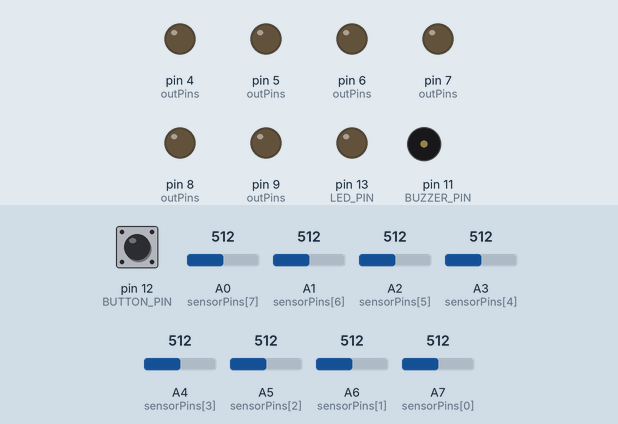
Bench run of a sketch on a simulated Arduino Nano, built with avr-gcc and run on an emulated ATmega328P. On the bench: output pins drawn as LEDs (lit = HIGH), buzzer (waves = sounding, pin HIGH). The inputs (shaded band) are chosen by the test bench; at power-on: pin 12 (BUTTON_PIN) HIGH, A0 (sensorPins[7]) = 512, A1 (sensorPins[6]) = 512, A2 (sensorPins[5]) = 512, A3 (sensorPins[4]) = 512, A4 (sensorPins[3]) = 512, A5 (sensorPins[2]) = 512, A6 (sensorPins[1]) = 512, A7 (sensorPins[0]) = 512.

Above: at 0.8 s.
0.9 s: pin 12 (BUTTON_PIN) pulled LOW for 0.15 s
At 1.41 s:
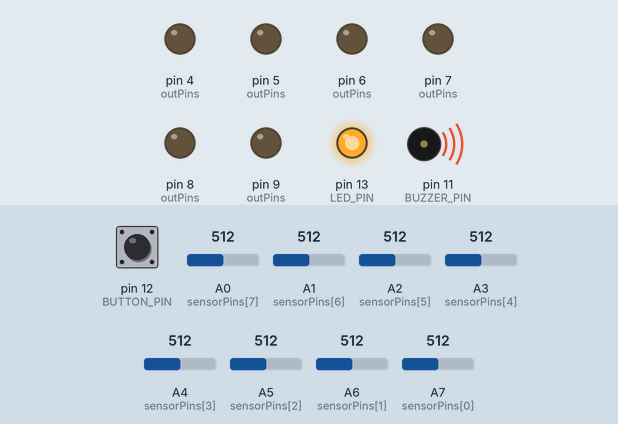
3.9 s: A0 (sensorPins[7]) set to 716
6.9 s: A0 (sensorPins[7]) set to 587
At 7.4 s:
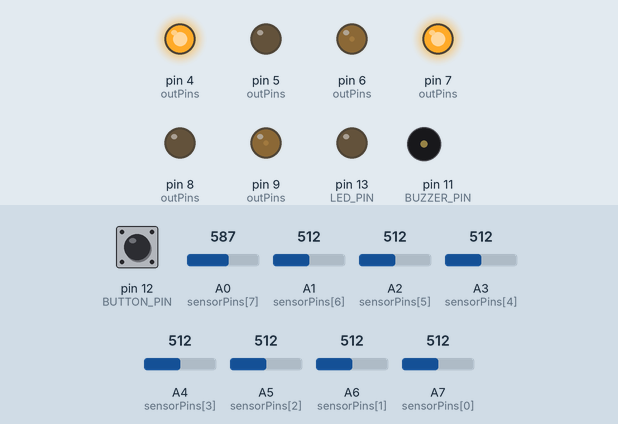
8.5 s: A0 (sensorPins[7]) set to 561
At 9.4 s:
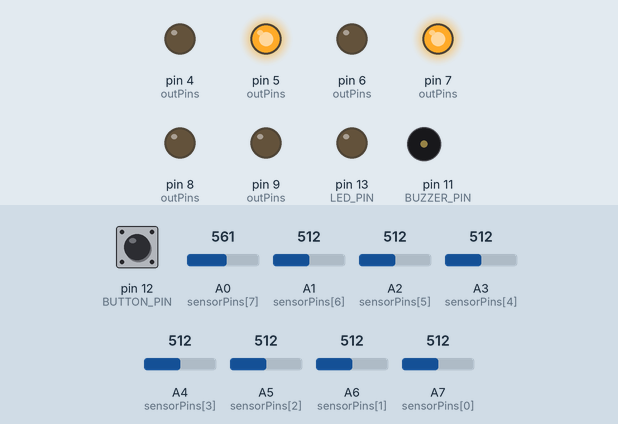
10.0 s: pin 12 (BUTTON_PIN) pulled LOW for 1 s
At 12.41 s:
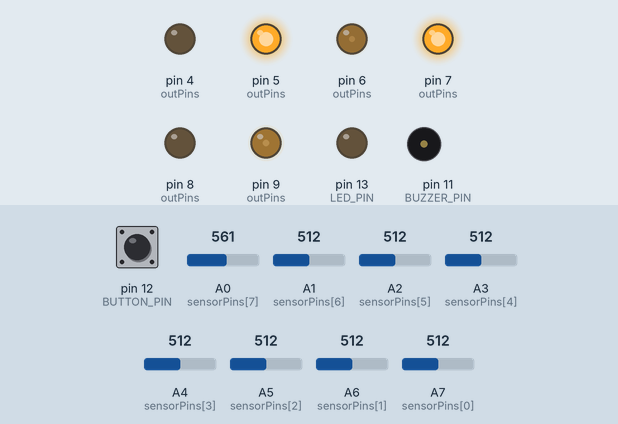
14.0 s: A0 (sensorPins[7]) set to 306
Timing chart, 0 to 16.6 s (numbered marks = the images above; inputs shaded):
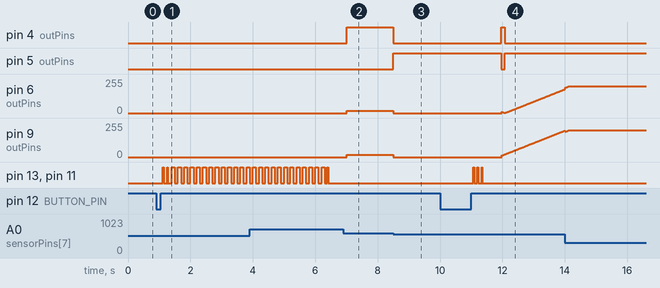

The sketch:

Car_Controller.ino
```cpp
// ==========================================================
// --- HARDWARE PIN CONFIGURATION ---
// ==========================================================
#define PWMA 9
#define AIN2 8
#define AIN1 7
#define PWMB 6
#define BIN1 5
#define BIN2 4
#define BUTTON_PIN 12
#define BUZZER_PIN 11
#define LED_PIN 13

// Sensor Array Configuration (Far Left -> Far Right)
const int sensorPins[8] = {A7, A6, A5, A4, A3, A2, A1, A0};
int sensorMin[8] = {1023, 1023, 1023, 1023, 1023, 1023, 1023, 1023};
int sensorMax[8] = {0, 0, 0, 0, 0, 0, 0, 0};

// ==========================================================
// --- PID PARAMETERS & KINEMATIC LIMITS ---
// ==========================================================
float Kp = 0.10;
float Ki = 0.00;
float Kd = 2.50;

// Speed Control Variables
int targetBaseSpeed = 200;   // Maximum straight-line speed
int maxSpeed = 255;          // Absolute PWM limit
float currentBaseSpeed = 0;  // Dynamic speed variable for Soft-Start
float accelerationRate = 0.3;// Rate of speed increase (Lower = slower ramp-up)

// State Variables
int lastError = 0;
long integral = 0;

void setup() {
  // 1. Initialize output pins using a standard array structure
  const int outPins[] = {PWMA, AIN1, AIN2, PWMB, BIN1, BIN2, BUZZER_PIN, LED_PIN};
  for (int i = 0; i < 8; i++) pinMode(outPins[i], OUTPUT);

  pinMode(BUTTON_PIN, INPUT_PULLUP);
  Serial.begin(9600);

  // 2. Auto-Calibration Phase (5 Seconds)
  waitButtonPress(); beep(2);
  digitalWrite(LED_PIN, HIGH);
  unsigned long startTime = millis();

  while (millis() - startTime < 5000) {
    for (int i = 0; i < 8; i++) {
      int val = analogRead(sensorPins[i]);
      sensorMin[i] = min(sensorMin[i], val);
      sensorMax[i] = max(sensorMax[i], val);
    }
    // Sync LED and Buzzer for calibration scanning
    if ((millis() / 100) % 2 == 0) {
      digitalWrite(BUZZER_PIN, HIGH);
      digitalWrite(LED_PIN, HIGH);
    } else {
      digitalWrite(BUZZER_PIN, LOW);
      digitalWrite(LED_PIN, LOW);
    }
  }
  digitalWrite(BUZZER_PIN, LOW); digitalWrite(LED_PIN, LOW); beep(1); delay(500);

  // 3. Enter the pre-race holding mode
  enterStandbyMode();
}

void loop() {
  // ========================================================
  // FEATURE 1: EMERGENCY STOP & RETURN TO STANDBY
  // Pressing the button mid-race instantly cuts power and
  // returns the robot to the Active Alignment holding state.
  // ========================================================
  if (digitalRead(BUTTON_PIN) == LOW) {
    controlMotors(0, 0); // Instant brake
    while (digitalRead(BUTTON_PIN) == LOW); // Wait for button release
    delay(70); // Debounce
    beep(1);
    enterStandbyMode(); // Go back to idle/alignment
    return;
  }

  // ========================================================
  // FEATURE 2: SOFT-START (ANTI-WHEELIE LOGIC)
  // Gradually ramps up the base speed to prevent the high-torque
  // N20 motors from lifting the front sensors off the ground.
  // ========================================================
  if (currentBaseSpeed < targetBaseSpeed) {
    currentBaseSpeed += accelerationRate;
  }
  int activeBaseSpeed = (int)currentBaseSpeed;

  // ========================================================
  // MAIN PID EXECUTION
  // ========================================================
  int pos = getLinePosition();

  if (pos == -1) { // Track Loss Recovery
    if (lastError < 0) controlMotors(-160, 160); // Spin Left
    else controlMotors(160, -160);               // Spin Right
    return;
  }

  int motorSpeed = computePID(pos);

  // Superimpose PID compensation onto the dynamic base speed
  int leftSpeed = constrain(activeBaseSpeed + motorSpeed, -maxSpeed, maxSpeed);
  int rightSpeed = constrain(activeBaseSpeed - motorSpeed, -maxSpeed, maxSpeed);

  controlMotors(leftSpeed, rightSpeed);
}

// ==========================================================
// --- CORE ALGORITHMS & SUBROUTINES ---
// ==========================================================

/* * Standby Mode: Suspends forward kinematics and enables
 * Active Alignment. The robot will aggressively hold the
 * center line using a limited-torque PID loop until triggered.
 */
void enterStandbyMode() {
  currentBaseSpeed = 0; // Reset soft-start accumulator
  lastError = 0;        // Clear error history

  while (digitalRead(BUTTON_PIN) == HIGH) {
    int pos = getLinePosition();
    if (pos != -1) {
      int error = pos - 3500;
      if (abs(error) < 150) {
        controlMotors(0, 0); // Dead-zone: Relax motors if perfectly centered
      } else {
        int targetSpeed = computePID(pos);
        targetSpeed = constrain(targetSpeed, -80, 80); // Torque limitation
        controlMotors(targetSpeed, -targetSpeed);      // Pivot in place
      }
    } else {
      controlMotors(0, 0); // Stop if lifted mid-air
    }
  }

  waitButtonPress(); // Block until button is released
  beep(3);           // Countdown beeps
  delay(500);        // Launch delay
}

int computePID(int position) {
  int error = position - 3500;

  // Calculate PID without any cross-reading filters
  integral += error;
  int motorSpeed = (Kp * error) + (Ki * integral) + (Kd * (error - lastError));
  lastError = error;

  return motorSpeed;
}

int getLinePosition() {
  unsigned long num = 0, den = 0;
  bool onLine = false;

  for (int i = 0; i < 8; i++) {
    int rawVal = constrain(analogRead(sensorPins[i]), sensorMin[i], sensorMax[i]);
    int calVal = map(rawVal, sensorMin[i], sensorMax[i], 1000, 0); // Inverted logic

    if (calVal > 300) onLine = true; // Noise floor rejection

    num += (unsigned long)calVal * (i * 1000);
    den += calVal;
  }
  return onLine ? (num / den) : -1;
}

// ==========================================================
// --- HARDWARE INTERFACES ---
// ==========================================================

void setHardwareMotor(int pwm, int in1, int in2, int speed) {
  digitalWrite(in1, speed >= 0);
  digitalWrite(in2, speed < 0);
  analogWrite(pwm, abs(speed));
}

void controlMotors(int left, int right) {
  setHardwareMotor(PWMB, BIN1, BIN2, left);  // Left Motor (Motor B)
  setHardwareMotor(PWMA, AIN1, AIN2, right); // Right Motor (Motor A)
}

void waitButtonPress() {
  while (digitalRead(BUTTON_PIN) == HIGH); delay(70); // Wait for press
  while (digitalRead(BUTTON_PIN) == LOW);  delay(70); // Wait for release
}

// Acoustic and visual notification generator
void beep(int times) {
  for (int i = 0; i < times; i++) {
    digitalWrite(BUZZER_PIN, HIGH);
    digitalWrite(LED_PIN, HIGH);    // Sync LED ON with buzzer
    delay(30);
    digitalWrite(BUZZER_PIN, LOW);
    digitalWrite(LED_PIN, LOW);     // Sync LED OFF with buzzer
    delay(100);
  }
}
```

Measured:
- the behaviour switches between 579 and 578 on A0 (sensorPins[7]) (found by bisection; images 2 and 3)
- after the input at 0.9 s, pin 13 (LED_PIN), pin 11 (BUZZER_PIN): goes HIGH 0.03 s, LOW 0.10 s, HIGH 0.03 s, 12 × (LOW 0.12 s, HIGH 0.10 s), LOW 0.10 s, then HIGH, starting after 0.22 s
- after the input at 6.9 s, pin 6 (outPins), pin 9 (outPins): 0/255 → 16/255 after 0.12 s
- after the input at 8.5 s, pin 4 (outPins): HIGH → LOW at once; pin 5 (outPins): LOW → HIGH at once; pin 6 (outPins), pin 9 (outPins): 16/255 → 0/255 at once
- after the input at 10.0 s, pin 4 (outPins): LOW → HIGH after 2.0 s, → LOW 0.10 s later; pin 5 (outPins): HIGH → LOW after 2.0 s, → HIGH 0.10 s later
